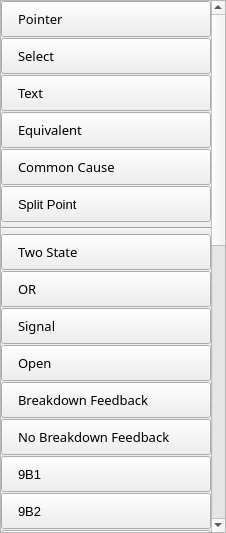
<?xml version="1.0" encoding="UTF-8"?>
<ui version="4.0">
 <class>ToolboxGoMarkov</class>
 <widget class="QWidget" name="ToolboxGoMarkov">
  <property name="geometry">
   <rect>
    <x>0</x>
    <y>0</y>
    <width>226</width>
    <height>533</height>
   </rect>
  </property>
  <property name="windowTitle">
   <string>Form</string>
  </property>
  <layout class="QVBoxLayout" name="verticalLayout">
   <property name="spacing">
    <number>0</number>
   </property>
   <property name="leftMargin">
    <number>0</number>
   </property>
   <property name="topMargin">
    <number>0</number>
   </property>
   <property name="rightMargin">
    <number>0</number>
   </property>
   <property name="bottomMargin">
    <number>0</number>
   </property>
   <item>
    <widget class="QScrollArea" name="scrollArea">
     <property name="widgetResizable">
      <bool>true</bool>
     </property>
     <widget class="QWidget" name="scrollAreaWidgetContents">
      <property name="geometry">
       <rect>
        <x>0</x>
        <y>0</y>
        <width>238</width>
        <height>1157</height>
       </rect>
      </property>
      <layout class="QVBoxLayout" name="verticalLayout_2">
       <property name="spacing">
        <number>1</number>
       </property>
       <property name="leftMargin">
        <number>0</number>
       </property>
       <property name="topMargin">
        <number>0</number>
       </property>
       <property name="rightMargin">
        <number>0</number>
       </property>
       <property name="bottomMargin">
        <number>0</number>
       </property>
       <item>
        <widget class="QPushButton" name="buttonPointer">
         <property name="sizePolicy">
          <sizepolicy hsizetype="Minimum" vsizetype="Expanding">
           <horstretch>0</horstretch>
           <verstretch>0</verstretch>
          </sizepolicy>
         </property>
         <property name="minimumSize">
          <size>
           <width>0</width>
           <height>36</height>
          </size>
         </property>
         <property name="font">
          <font>
           <family>微软雅黑</family>
           <pointsize>10</pointsize>
           <weight>50</weight>
           <bold>false</bold>
           <stylestrategy>PreferAntialias</stylestrategy>
          </font>
         </property>
         <property name="toolTip">
          <string/>
         </property>
         <property name="styleSheet">
          <string notr="true">text-align: left;
padding-left: 16px;
background-color: linear-gradient(rgb(234, 234, 234), rgb(218, 218, 218));
border-color: rgb(204, 204, 204) rgb(204, 204, 204) rgb(181, 181, 181);
</string>
         </property>
         <property name="text">
          <string>Pointer</string>
         </property>
         <property name="icon">
          <iconset resource="../resource.qrc">
           <normaloff>:/icon/resource/image/tool_pointer.png</normaloff>:/icon/resource/image/tool_pointer.png</iconset>
         </property>
         <property name="iconSize">
          <size>
           <width>24</width>
           <height>24</height>
          </size>
         </property>
         <property name="flat">
          <bool>false</bool>
         </property>
        </widget>
       </item>
       <item>
        <widget class="QPushButton" name="buttonSelect">
         <property name="sizePolicy">
          <sizepolicy hsizetype="Minimum" vsizetype="Expanding">
           <horstretch>0</horstretch>
           <verstretch>0</verstretch>
          </sizepolicy>
         </property>
         <property name="minimumSize">
          <size>
           <width>0</width>
           <height>36</height>
          </size>
         </property>
         <property name="font">
          <font>
           <family>微软雅黑</family>
           <pointsize>10</pointsize>
           <weight>50</weight>
           <bold>false</bold>
           <stylestrategy>PreferAntialias</stylestrategy>
          </font>
         </property>
         <property name="toolTip">
          <string/>
         </property>
         <property name="styleSheet">
          <string notr="true">text-align: left;
padding-left: 16px;
background-color: linear-gradient(rgb(234, 234, 234), rgb(218, 218, 218));
border-color: rgb(204, 204, 204) rgb(204, 204, 204) rgb(181, 181, 181);
</string>
         </property>
         <property name="text">
          <string>Select</string>
         </property>
         <property name="icon">
          <iconset resource="../resource.qrc">
           <normaloff>:/icon/resource/image/tool_select.png</normaloff>:/icon/resource/image/tool_select.png</iconset>
         </property>
         <property name="iconSize">
          <size>
           <width>24</width>
           <height>24</height>
          </size>
         </property>
         <property name="flat">
          <bool>false</bool>
         </property>
        </widget>
       </item>
       <item>
        <widget class="QPushButton" name="buttonText">
         <property name="sizePolicy">
          <sizepolicy hsizetype="Minimum" vsizetype="Expanding">
           <horstretch>0</horstretch>
           <verstretch>0</verstretch>
          </sizepolicy>
         </property>
         <property name="minimumSize">
          <size>
           <width>0</width>
           <height>36</height>
          </size>
         </property>
         <property name="font">
          <font>
           <family>微软雅黑</family>
           <pointsize>10</pointsize>
           <weight>50</weight>
           <bold>false</bold>
           <stylestrategy>PreferAntialias</stylestrategy>
          </font>
         </property>
         <property name="toolTip">
          <string/>
         </property>
         <property name="styleSheet">
          <string notr="true">text-align: left;
padding-left: 16px;
background-color: linear-gradient(rgb(234, 234, 234), rgb(218, 218, 218));
border-color: rgb(204, 204, 204) rgb(204, 204, 204) rgb(181, 181, 181);
</string>
         </property>
         <property name="text">
          <string>Text</string>
         </property>
         <property name="icon">
          <iconset resource="../resource.qrc">
           <normaloff>:/icon/resource/image/tool_text.png</normaloff>:/icon/resource/image/tool_text.png</iconset>
         </property>
         <property name="iconSize">
          <size>
           <width>24</width>
           <height>24</height>
          </size>
         </property>
         <property name="flat">
          <bool>false</bool>
         </property>
        </widget>
       </item>
       <item>
        <widget class="QPushButton" name="buttonEquivalent">
         <property name="sizePolicy">
          <sizepolicy hsizetype="Minimum" vsizetype="Expanding">
           <horstretch>0</horstretch>
           <verstretch>0</verstretch>
          </sizepolicy>
         </property>
         <property name="minimumSize">
          <size>
           <width>0</width>
           <height>36</height>
          </size>
         </property>
         <property name="font">
          <font>
           <family>微软雅黑</family>
           <pointsize>10</pointsize>
          </font>
         </property>
         <property name="styleSheet">
          <string notr="true">text-align: left;
padding-left: 16px;
background-color: linear-gradient(rgb(234, 234, 234), rgb(218, 218, 218));
border-color: rgb(204, 204, 204) rgb(204, 204, 204) rgb(181, 181, 181);
</string>
         </property>
         <property name="text">
          <string>Equivalent</string>
         </property>
         <property name="icon">
          <iconset resource="../resource.qrc">
           <normaloff>:/icon/resource/image/tool_equivalent.png</normaloff>:/icon/resource/image/tool_equivalent.png</iconset>
         </property>
         <property name="iconSize">
          <size>
           <width>24</width>
           <height>24</height>
          </size>
         </property>
        </widget>
       </item>
       <item>
        <widget class="QPushButton" name="buttonCommonCause">
         <property name="sizePolicy">
          <sizepolicy hsizetype="Minimum" vsizetype="Expanding">
           <horstretch>0</horstretch>
           <verstretch>0</verstretch>
          </sizepolicy>
         </property>
         <property name="minimumSize">
          <size>
           <width>0</width>
           <height>36</height>
          </size>
         </property>
         <property name="font">
          <font>
           <family>微软雅黑</family>
           <pointsize>10</pointsize>
          </font>
         </property>
         <property name="styleSheet">
          <string notr="true">text-align: left;
padding-left: 16px;
background-color: linear-gradient(rgb(234, 234, 234), rgb(218, 218, 218));
border-color: rgb(204, 204, 204) rgb(204, 204, 204) rgb(181, 181, 181);
</string>
         </property>
         <property name="text">
          <string>Common Cause</string>
         </property>
         <property name="icon">
          <iconset resource="../resource.qrc">
           <normaloff>:/icon/resource/image/tool_common.png</normaloff>:/icon/resource/image/tool_common.png</iconset>
         </property>
         <property name="iconSize">
          <size>
           <width>24</width>
           <height>24</height>
          </size>
         </property>
        </widget>
       </item>
       <item>
        <widget class="QPushButton" name="buttonOperatorSplit">
         <property name="sizePolicy">
          <sizepolicy hsizetype="Minimum" vsizetype="Expanding">
           <horstretch>0</horstretch>
           <verstretch>0</verstretch>
          </sizepolicy>
         </property>
         <property name="minimumSize">
          <size>
           <width>0</width>
           <height>36</height>
          </size>
         </property>
         <property name="font">
          <font>
           <pointsize>10</pointsize>
          </font>
         </property>
         <property name="styleSheet">
          <string notr="true">text-align: left;
padding-left: 16px;
background-color: linear-gradient(rgb(234, 234, 234), rgb(218, 218, 218));
border-color: rgb(204, 204, 204) rgb(204, 204, 204) rgb(181, 181, 181);
</string>
         </property>
         <property name="text">
          <string>Split Point</string>
         </property>
         <property name="icon">
          <iconset resource="../resource.qrc">
           <normaloff>:/icon/resource/image/tool_split.png</normaloff>:/icon/resource/image/tool_split.png</iconset>
         </property>
         <property name="iconSize">
          <size>
           <width>24</width>
           <height>24</height>
          </size>
         </property>
        </widget>
       </item>
       <item>
        <widget class="Line" name="line">
         <property name="minimumSize">
          <size>
           <width>0</width>
           <height>10</height>
          </size>
         </property>
         <property name="orientation">
          <enum>Qt::Horizontal</enum>
         </property>
        </widget>
       </item>
       <item>
        <widget class="QPushButton" name="buttonOperator1">
         <property name="sizePolicy">
          <sizepolicy hsizetype="Minimum" vsizetype="Expanding">
           <horstretch>0</horstretch>
           <verstretch>0</verstretch>
          </sizepolicy>
         </property>
         <property name="minimumSize">
          <size>
           <width>0</width>
           <height>36</height>
          </size>
         </property>
         <property name="font">
          <font>
           <family>微软雅黑</family>
           <pointsize>10</pointsize>
           <weight>50</weight>
           <bold>false</bold>
           <stylestrategy>PreferAntialias</stylestrategy>
          </font>
         </property>
         <property name="toolTip">
          <string/>
         </property>
         <property name="styleSheet">
          <string notr="true">text-align: left;
padding-left: 16px;
background-color: linear-gradient(rgb(234, 234, 234), rgb(218, 218, 218));
border-color: rgb(204, 204, 204) rgb(204, 204, 204) rgb(181, 181, 181);
</string>
         </property>
         <property name="text">
          <string>Two State</string>
         </property>
         <property name="icon">
          <iconset resource="../resource.qrc">
           <normaloff>:/icon/resource/image/tool_op1.png</normaloff>:/icon/resource/image/tool_op1.png</iconset>
         </property>
         <property name="iconSize">
          <size>
           <width>24</width>
           <height>24</height>
          </size>
         </property>
         <property name="flat">
          <bool>false</bool>
         </property>
        </widget>
       </item>
       <item>
        <widget class="QPushButton" name="buttonOperator2">
         <property name="sizePolicy">
          <sizepolicy hsizetype="Minimum" vsizetype="Expanding">
           <horstretch>0</horstretch>
           <verstretch>0</verstretch>
          </sizepolicy>
         </property>
         <property name="minimumSize">
          <size>
           <width>0</width>
           <height>36</height>
          </size>
         </property>
         <property name="font">
          <font>
           <family>微软雅黑</family>
           <pointsize>10</pointsize>
           <weight>50</weight>
           <bold>false</bold>
           <stylestrategy>PreferAntialias</stylestrategy>
          </font>
         </property>
         <property name="toolTip">
          <string/>
         </property>
         <property name="styleSheet">
          <string notr="true">text-align: left;
padding-left: 16px;
background-color: linear-gradient(rgb(234, 234, 234), rgb(218, 218, 218));
border-color: rgb(204, 204, 204) rgb(204, 204, 204) rgb(181, 181, 181);
</string>
         </property>
         <property name="text">
          <string>OR</string>
         </property>
         <property name="icon">
          <iconset resource="../resource.qrc">
           <normaloff>:/icon/resource/image/tool_op2.png</normaloff>:/icon/resource/image/tool_op2.png</iconset>
         </property>
         <property name="iconSize">
          <size>
           <width>24</width>
           <height>24</height>
          </size>
         </property>
         <property name="flat">
          <bool>false</bool>
         </property>
        </widget>
       </item>
       <item>
        <widget class="QPushButton" name="buttonOperator5">
         <property name="sizePolicy">
          <sizepolicy hsizetype="Minimum" vsizetype="Expanding">
           <horstretch>0</horstretch>
           <verstretch>0</verstretch>
          </sizepolicy>
         </property>
         <property name="minimumSize">
          <size>
           <width>0</width>
           <height>36</height>
          </size>
         </property>
         <property name="font">
          <font>
           <family>微软雅黑</family>
           <pointsize>10</pointsize>
           <weight>50</weight>
           <bold>false</bold>
           <stylestrategy>PreferAntialias</stylestrategy>
          </font>
         </property>
         <property name="toolTip">
          <string/>
         </property>
         <property name="styleSheet">
          <string notr="true">text-align: left;
padding-left: 16px;
background-color: linear-gradient(rgb(234, 234, 234), rgb(218, 218, 218));
border-color: rgb(204, 204, 204) rgb(204, 204, 204) rgb(181, 181, 181);
</string>
         </property>
         <property name="text">
          <string>Signal</string>
         </property>
         <property name="icon">
          <iconset resource="../resource.qrc">
           <normaloff>:/icon/resource/image/tool_op5.png</normaloff>:/icon/resource/image/tool_op5.png</iconset>
         </property>
         <property name="iconSize">
          <size>
           <width>24</width>
           <height>24</height>
          </size>
         </property>
         <property name="flat">
          <bool>false</bool>
         </property>
        </widget>
       </item>
       <item>
        <widget class="QPushButton" name="buttonOperator6">
         <property name="sizePolicy">
          <sizepolicy hsizetype="Minimum" vsizetype="Expanding">
           <horstretch>0</horstretch>
           <verstretch>0</verstretch>
          </sizepolicy>
         </property>
         <property name="minimumSize">
          <size>
           <width>0</width>
           <height>36</height>
          </size>
         </property>
         <property name="font">
          <font>
           <family>微软雅黑</family>
           <pointsize>10</pointsize>
           <weight>50</weight>
           <bold>false</bold>
           <stylestrategy>PreferAntialias</stylestrategy>
          </font>
         </property>
         <property name="toolTip">
          <string/>
         </property>
         <property name="styleSheet">
          <string notr="true">text-align: left;
padding-left: 16px;
background-color: linear-gradient(rgb(234, 234, 234), rgb(218, 218, 218));
border-color: rgb(204, 204, 204) rgb(204, 204, 204) rgb(181, 181, 181);
</string>
         </property>
         <property name="text">
          <string>Open</string>
         </property>
         <property name="icon">
          <iconset resource="../resource.qrc">
           <normaloff>:/icon/resource/image/tool_op6.png</normaloff>:/icon/resource/image/tool_op6.png</iconset>
         </property>
         <property name="iconSize">
          <size>
           <width>24</width>
           <height>24</height>
          </size>
         </property>
         <property name="flat">
          <bool>false</bool>
         </property>
        </widget>
       </item>
       <item>
        <widget class="QPushButton" name="buttonOperator9A1">
         <property name="sizePolicy">
          <sizepolicy hsizetype="Minimum" vsizetype="Expanding">
           <horstretch>0</horstretch>
           <verstretch>0</verstretch>
          </sizepolicy>
         </property>
         <property name="minimumSize">
          <size>
           <width>0</width>
           <height>36</height>
          </size>
         </property>
         <property name="font">
          <font>
           <family>微软雅黑</family>
           <pointsize>10</pointsize>
           <weight>50</weight>
           <bold>false</bold>
           <stylestrategy>PreferAntialias</stylestrategy>
          </font>
         </property>
         <property name="styleSheet">
          <string notr="true">text-align: left;
padding-left: 16px;
background-color: linear-gradient(rgb(234, 234, 234), rgb(218, 218, 218));
border-color: rgb(204, 204, 204) rgb(204, 204, 204) rgb(181, 181, 181);
</string>
         </property>
         <property name="text">
          <string>Breakdown Feedback</string>
         </property>
         <property name="icon">
          <iconset resource="../resource.qrc">
           <normaloff>:/icon/resource/image/tool_op9A1.png</normaloff>:/icon/resource/image/tool_op9A1.png</iconset>
         </property>
         <property name="iconSize">
          <size>
           <width>24</width>
           <height>24</height>
          </size>
         </property>
        </widget>
       </item>
       <item>
        <widget class="QPushButton" name="buttonOperator9A2">
         <property name="sizePolicy">
          <sizepolicy hsizetype="Minimum" vsizetype="Expanding">
           <horstretch>0</horstretch>
           <verstretch>0</verstretch>
          </sizepolicy>
         </property>
         <property name="minimumSize">
          <size>
           <width>0</width>
           <height>36</height>
          </size>
         </property>
         <property name="font">
          <font>
           <family>微软雅黑</family>
           <pointsize>10</pointsize>
           <weight>50</weight>
           <bold>false</bold>
           <stylestrategy>PreferAntialias</stylestrategy>
          </font>
         </property>
         <property name="styleSheet">
          <string notr="true">text-align: left;
padding-left: 16px;
background-color: linear-gradient(rgb(234, 234, 234), rgb(218, 218, 218));
border-color: rgb(204, 204, 204) rgb(204, 204, 204) rgb(181, 181, 181);
</string>
         </property>
         <property name="text">
          <string>No Breakdown Feedback</string>
         </property>
         <property name="icon">
          <iconset resource="../resource.qrc">
           <normaloff>:/icon/resource/image/tool_op9A2.png</normaloff>:/icon/resource/image/tool_op9A2.png</iconset>
         </property>
         <property name="iconSize">
          <size>
           <width>24</width>
           <height>24</height>
          </size>
         </property>
        </widget>
       </item>
       <item>
        <widget class="QPushButton" name="buttonOperator9B1">
         <property name="sizePolicy">
          <sizepolicy hsizetype="Minimum" vsizetype="Expanding">
           <horstretch>0</horstretch>
           <verstretch>0</verstretch>
          </sizepolicy>
         </property>
         <property name="minimumSize">
          <size>
           <width>0</width>
           <height>36</height>
          </size>
         </property>
         <property name="font">
          <font>
           <pointsize>10</pointsize>
          </font>
         </property>
         <property name="styleSheet">
          <string notr="true">text-align: left;
padding-left: 16px;
background-color: linear-gradient(rgb(234, 234, 234), rgb(218, 218, 218));
border-color: rgb(204, 204, 204) rgb(204, 204, 204) rgb(181, 181, 181);
</string>
         </property>
         <property name="text">
          <string>9B1</string>
         </property>
         <property name="icon">
          <iconset resource="../resource.qrc">
           <normaloff>:/icon/resource/image/tool_op9B1.png</normaloff>:/icon/resource/image/tool_op9B1.png</iconset>
         </property>
         <property name="iconSize">
          <size>
           <width>24</width>
           <height>24</height>
          </size>
         </property>
        </widget>
       </item>
       <item>
        <widget class="QPushButton" name="buttonOperator9B2">
         <property name="sizePolicy">
          <sizepolicy hsizetype="Minimum" vsizetype="Expanding">
           <horstretch>0</horstretch>
           <verstretch>0</verstretch>
          </sizepolicy>
         </property>
         <property name="minimumSize">
          <size>
           <width>0</width>
           <height>36</height>
          </size>
         </property>
         <property name="font">
          <font>
           <pointsize>10</pointsize>
          </font>
         </property>
         <property name="styleSheet">
          <string notr="true">text-align: left;
padding-left: 16px;
background-color: linear-gradient(rgb(234, 234, 234), rgb(218, 218, 218));
border-color: rgb(204, 204, 204) rgb(204, 204, 204) rgb(181, 181, 181);
</string>
         </property>
         <property name="text">
          <string>9B2</string>
         </property>
         <property name="icon">
          <iconset resource="../resource.qrc">
           <normaloff>:/icon/resource/image/tool_op9B2.png</normaloff>:/icon/resource/image/tool_op9B2.png</iconset>
         </property>
         <property name="iconSize">
          <size>
           <width>24</width>
           <height>24</height>
          </size>
         </property>
        </widget>
       </item>
       <item>
        <widget class="QPushButton" name="buttonOperator10">
         <property name="sizePolicy">
          <sizepolicy hsizetype="Minimum" vsizetype="Expanding">
           <horstretch>0</horstretch>
           <verstretch>0</verstretch>
          </sizepolicy>
         </property>
         <property name="minimumSize">
          <size>
           <width>0</width>
           <height>36</height>
          </size>
         </property>
         <property name="font">
          <font>
           <family>微软雅黑</family>
           <pointsize>10</pointsize>
           <weight>50</weight>
           <bold>false</bold>
           <stylestrategy>PreferAntialias</stylestrategy>
          </font>
         </property>
         <property name="toolTip">
          <string/>
         </property>
         <property name="styleSheet">
          <string notr="true">text-align: left;
padding-left: 16px;
background-color: linear-gradient(rgb(234, 234, 234), rgb(218, 218, 218));
border-color: rgb(204, 204, 204) rgb(204, 204, 204) rgb(181, 181, 181);
</string>
         </property>
         <property name="text">
          <string>AND</string>
         </property>
         <property name="icon">
          <iconset resource="../resource.qrc">
           <normaloff>:/icon/resource/image/tool_op10.png</normaloff>:/icon/resource/image/tool_op10.png</iconset>
         </property>
         <property name="iconSize">
          <size>
           <width>24</width>
           <height>24</height>
          </size>
         </property>
         <property name="flat">
          <bool>false</bool>
         </property>
        </widget>
       </item>
       <item>
        <widget class="QPushButton" name="buttonOperator11A">
         <property name="sizePolicy">
          <sizepolicy hsizetype="Minimum" vsizetype="Expanding">
           <horstretch>0</horstretch>
           <verstretch>0</verstretch>
          </sizepolicy>
         </property>
         <property name="minimumSize">
          <size>
           <width>0</width>
           <height>36</height>
          </size>
         </property>
         <property name="font">
          <font>
           <pointsize>10</pointsize>
          </font>
         </property>
         <property name="styleSheet">
          <string notr="true">text-align: left;
padding-left: 16px;
background-color: linear-gradient(rgb(234, 234, 234), rgb(218, 218, 218));
border-color: rgb(204, 204, 204) rgb(204, 204, 204) rgb(181, 181, 181);
</string>
         </property>
         <property name="text">
          <string>M Take K</string>
         </property>
         <property name="icon">
          <iconset resource="../resource.qrc">
           <normaloff>:/icon/resource/image/tool_op11A.png</normaloff>:/icon/resource/image/tool_op11A.png</iconset>
         </property>
         <property name="iconSize">
          <size>
           <width>24</width>
           <height>24</height>
          </size>
         </property>
        </widget>
       </item>
       <item>
        <widget class="QPushButton" name="buttonOperator12A">
         <property name="sizePolicy">
          <sizepolicy hsizetype="Minimum" vsizetype="Expanding">
           <horstretch>0</horstretch>
           <verstretch>0</verstretch>
          </sizepolicy>
         </property>
         <property name="minimumSize">
          <size>
           <width>0</width>
           <height>36</height>
          </size>
         </property>
         <property name="font">
          <font>
           <family>微软雅黑</family>
           <pointsize>10</pointsize>
          </font>
         </property>
         <property name="styleSheet">
          <string notr="true">text-align: left;
padding-left: 16px;
background-color: linear-gradient(rgb(234, 234, 234), rgb(218, 218, 218));
border-color: rgb(204, 204, 204) rgb(204, 204, 204) rgb(181, 181, 181);
</string>
         </property>
         <property name="text">
          <string>State Separation</string>
         </property>
         <property name="icon">
          <iconset resource="../resource.qrc">
           <normaloff>:/icon/resource/image/tool_op12A.png</normaloff>:/icon/resource/image/tool_op12A.png</iconset>
         </property>
         <property name="iconSize">
          <size>
           <width>24</width>
           <height>24</height>
          </size>
         </property>
        </widget>
       </item>
       <item>
        <widget class="QPushButton" name="buttonOperator13A">
         <property name="sizePolicy">
          <sizepolicy hsizetype="Minimum" vsizetype="Expanding">
           <horstretch>0</horstretch>
           <verstretch>0</verstretch>
          </sizepolicy>
         </property>
         <property name="minimumSize">
          <size>
           <width>0</width>
           <height>36</height>
          </size>
         </property>
         <property name="font">
          <font>
           <family>微软雅黑</family>
           <pointsize>10</pointsize>
           <weight>50</weight>
           <bold>false</bold>
           <stylestrategy>PreferAntialias</stylestrategy>
          </font>
         </property>
         <property name="styleSheet">
          <string notr="true">text-align: left;
padding-left: 16px;
background-color: linear-gradient(rgb(234, 234, 234), rgb(218, 218, 218));
border-color: rgb(204, 204, 204) rgb(204, 204, 204) rgb(181, 181, 181);
</string>
         </property>
         <property name="text">
          <string>Multiplex Input and Output (×)</string>
         </property>
         <property name="icon">
          <iconset resource="../resource.qrc">
           <normaloff>:/icon/resource/image/tool_op13A.png</normaloff>:/icon/resource/image/tool_op13A.png</iconset>
         </property>
         <property name="iconSize">
          <size>
           <width>24</width>
           <height>24</height>
          </size>
         </property>
        </widget>
       </item>
       <item>
        <widget class="QPushButton" name="buttonOperator13B">
         <property name="sizePolicy">
          <sizepolicy hsizetype="Minimum" vsizetype="Expanding">
           <horstretch>0</horstretch>
           <verstretch>0</verstretch>
          </sizepolicy>
         </property>
         <property name="minimumSize">
          <size>
           <width>0</width>
           <height>36</height>
          </size>
         </property>
         <property name="font">
          <font>
           <family>微软雅黑</family>
           <pointsize>10</pointsize>
           <weight>50</weight>
           <bold>false</bold>
           <stylestrategy>PreferAntialias</stylestrategy>
          </font>
         </property>
         <property name="styleSheet">
          <string notr="true">text-align: left;
padding-left: 16px;
background-color: linear-gradient(rgb(234, 234, 234), rgb(218, 218, 218));
border-color: rgb(204, 204, 204) rgb(204, 204, 204) rgb(181, 181, 181);
</string>
         </property>
         <property name="text">
          <string>Multiplex Input and Output (+)</string>
         </property>
         <property name="icon">
          <iconset resource="../resource.qrc">
           <normaloff>:/icon/resource/image/tool_op13B.png</normaloff>:/icon/resource/image/tool_op13B.png</iconset>
         </property>
         <property name="iconSize">
          <size>
           <width>24</width>
           <height>24</height>
          </size>
         </property>
        </widget>
       </item>
       <item>
        <widget class="QPushButton" name="buttonOperator15A">
         <property name="sizePolicy">
          <sizepolicy hsizetype="Minimum" vsizetype="Expanding">
           <horstretch>0</horstretch>
           <verstretch>0</verstretch>
          </sizepolicy>
         </property>
         <property name="minimumSize">
          <size>
           <width>0</width>
           <height>36</height>
          </size>
         </property>
         <property name="font">
          <font>
           <family>微软雅黑</family>
           <pointsize>10</pointsize>
           <weight>50</weight>
           <bold>false</bold>
           <stylestrategy>PreferAntialias</stylestrategy>
          </font>
         </property>
         <property name="styleSheet">
          <string notr="true">text-align: left;
padding-left: 16px;
background-color: linear-gradient(rgb(234, 234, 234), rgb(218, 218, 218));
border-color: rgb(204, 204, 204) rgb(204, 204, 204) rgb(181, 181, 181);
</string>
         </property>
         <property name="text">
          <string>Corresponding Gate</string>
         </property>
         <property name="icon">
          <iconset resource="../resource.qrc">
           <normaloff>:/icon/resource/image/tool_op15A.png</normaloff>:/icon/resource/image/tool_op15A.png</iconset>
         </property>
         <property name="iconSize">
          <size>
           <width>24</width>
           <height>24</height>
          </size>
         </property>
        </widget>
       </item>
       <item>
        <widget class="QPushButton" name="buttonOperator15B">
         <property name="sizePolicy">
          <sizepolicy hsizetype="Minimum" vsizetype="Expanding">
           <horstretch>0</horstretch>
           <verstretch>0</verstretch>
          </sizepolicy>
         </property>
         <property name="minimumSize">
          <size>
           <width>0</width>
           <height>36</height>
          </size>
         </property>
         <property name="font">
          <font>
           <family>微软雅黑</family>
           <pointsize>10</pointsize>
          </font>
         </property>
         <property name="styleSheet">
          <string notr="true">text-align: left;
padding-left: 16px;
background-color: linear-gradient(rgb(234, 234, 234), rgb(218, 218, 218));
border-color: rgb(204, 204, 204) rgb(204, 204, 204) rgb(181, 181, 181);
</string>
         </property>
         <property name="text">
          <string>Parallel Computing</string>
         </property>
         <property name="icon">
          <iconset resource="../resource.qrc">
           <normaloff>:/icon/resource/image/tool_op15B.png</normaloff>:/icon/resource/image/tool_op15B.png</iconset>
         </property>
         <property name="iconSize">
          <size>
           <width>24</width>
           <height>24</height>
          </size>
         </property>
        </widget>
       </item>
       <item>
        <widget class="QPushButton" name="buttonOperator16">
         <property name="sizePolicy">
          <sizepolicy hsizetype="Minimum" vsizetype="Expanding">
           <horstretch>0</horstretch>
           <verstretch>0</verstretch>
          </sizepolicy>
         </property>
         <property name="minimumSize">
          <size>
           <width>0</width>
           <height>36</height>
          </size>
         </property>
         <property name="font">
          <font>
           <family>微软雅黑</family>
           <pointsize>10</pointsize>
          </font>
         </property>
         <property name="styleSheet">
          <string notr="true">text-align: left;
padding-left: 16px;
background-color: linear-gradient(rgb(234, 234, 234), rgb(218, 218, 218));
border-color: rgb(204, 204, 204) rgb(204, 204, 204) rgb(181, 181, 181);
</string>
         </property>
         <property name="text">
          <string>Restore Open</string>
         </property>
         <property name="icon">
          <iconset resource="../resource.qrc">
           <normaloff>:/icon/resource/image/tool_op16.png</normaloff>:/icon/resource/image/tool_op16.png</iconset>
         </property>
         <property name="iconSize">
          <size>
           <width>24</width>
           <height>24</height>
          </size>
         </property>
        </widget>
       </item>
       <item>
        <widget class="QPushButton" name="buttonOperator17">
         <property name="sizePolicy">
          <sizepolicy hsizetype="Minimum" vsizetype="Expanding">
           <horstretch>0</horstretch>
           <verstretch>0</verstretch>
          </sizepolicy>
         </property>
         <property name="minimumSize">
          <size>
           <width>0</width>
           <height>36</height>
          </size>
         </property>
         <property name="font">
          <font>
           <family>微软雅黑</family>
           <pointsize>10</pointsize>
          </font>
         </property>
         <property name="styleSheet">
          <string notr="true">text-align: left;
padding-left: 16px;
background-color: linear-gradient(rgb(234, 234, 234), rgb(218, 218, 218));
border-color: rgb(204, 204, 204) rgb(204, 204, 204) rgb(181, 181, 181);
</string>
         </property>
         <property name="text">
          <string>Restore Close</string>
         </property>
         <property name="icon">
          <iconset resource="../resource.qrc">
           <normaloff>:/icon/resource/image/tool_op17.png</normaloff>:/icon/resource/image/tool_op17.png</iconset>
         </property>
         <property name="iconSize">
          <size>
           <width>24</width>
           <height>24</height>
          </size>
         </property>
        </widget>
       </item>
       <item>
        <widget class="QPushButton" name="buttonOperator18">
         <property name="sizePolicy">
          <sizepolicy hsizetype="Minimum" vsizetype="Expanding">
           <horstretch>0</horstretch>
           <verstretch>0</verstretch>
          </sizepolicy>
         </property>
         <property name="minimumSize">
          <size>
           <width>0</width>
           <height>36</height>
          </size>
         </property>
         <property name="font">
          <font>
           <family>微软雅黑</family>
           <pointsize>10</pointsize>
          </font>
         </property>
         <property name="styleSheet">
          <string notr="true">text-align: left;
padding-left: 16px;
background-color: linear-gradient(rgb(234, 234, 234), rgb(218, 218, 218));
border-color: rgb(204, 204, 204) rgb(204, 204, 204) rgb(181, 181, 181);
</string>
         </property>
         <property name="text">
          <string>Backup Gate</string>
         </property>
         <property name="icon">
          <iconset resource="../resource.qrc">
           <normaloff>:/icon/resource/image/tool_op18.png</normaloff>:/icon/resource/image/tool_op18.png</iconset>
         </property>
         <property name="iconSize">
          <size>
           <width>24</width>
           <height>24</height>
          </size>
         </property>
        </widget>
       </item>
       <item>
        <widget class="QPushButton" name="buttonOperator18A">
         <property name="sizePolicy">
          <sizepolicy hsizetype="Minimum" vsizetype="Expanding">
           <horstretch>0</horstretch>
           <verstretch>0</verstretch>
          </sizepolicy>
         </property>
         <property name="minimumSize">
          <size>
           <width>0</width>
           <height>36</height>
          </size>
         </property>
         <property name="font">
          <font>
           <family>微软雅黑</family>
           <pointsize>10</pointsize>
          </font>
         </property>
         <property name="styleSheet">
          <string notr="true">text-align: left;
padding-left: 16px;
background-color: linear-gradient(rgb(234, 234, 234), rgb(218, 218, 218));
border-color: rgb(204, 204, 204) rgb(204, 204, 204) rgb(181, 181, 181);
</string>
         </property>
         <property name="text">
          <string>Backup Gate</string>
         </property>
         <property name="icon">
          <iconset resource="../resource.qrc">
           <normaloff>:/icon/resource/image/tool_op18A.png</normaloff>:/icon/resource/image/tool_op18A.png</iconset>
         </property>
         <property name="iconSize">
          <size>
           <width>24</width>
           <height>24</height>
          </size>
         </property>
        </widget>
       </item>
       <item>
        <widget class="QPushButton" name="buttonOperator19">
         <property name="sizePolicy">
          <sizepolicy hsizetype="Minimum" vsizetype="Expanding">
           <horstretch>0</horstretch>
           <verstretch>0</verstretch>
          </sizepolicy>
         </property>
         <property name="minimumSize">
          <size>
           <width>0</width>
           <height>36</height>
          </size>
         </property>
         <property name="font">
          <font>
           <family>微软雅黑</family>
           <pointsize>10</pointsize>
          </font>
         </property>
         <property name="styleSheet">
          <string notr="true">text-align: left;
padding-left: 16px;
background-color: linear-gradient(rgb(234, 234, 234), rgb(218, 218, 218));
border-color: rgb(204, 204, 204) rgb(204, 204, 204) rgb(181, 181, 181);
</string>
         </property>
         <property name="text">
          <string>Overpressure Protection</string>
         </property>
         <property name="icon">
          <iconset resource="../resource.qrc">
           <normaloff>:/icon/resource/image/tool_op19.png</normaloff>:/icon/resource/image/tool_op19.png</iconset>
         </property>
         <property name="iconSize">
          <size>
           <width>24</width>
           <height>24</height>
          </size>
         </property>
        </widget>
       </item>
       <item>
        <widget class="QPushButton" name="buttonOperator20">
         <property name="sizePolicy">
          <sizepolicy hsizetype="Minimum" vsizetype="Expanding">
           <horstretch>0</horstretch>
           <verstretch>0</verstretch>
          </sizepolicy>
         </property>
         <property name="minimumSize">
          <size>
           <width>0</width>
           <height>36</height>
          </size>
         </property>
         <property name="font">
          <font>
           <family>微软雅黑</family>
           <pointsize>10</pointsize>
          </font>
         </property>
         <property name="styleSheet">
          <string notr="true">text-align: left;
padding-left: 16px;
background-color: linear-gradient(rgb(234, 234, 234), rgb(218, 218, 218));
border-color: rgb(204, 204, 204) rgb(204, 204, 204) rgb(181, 181, 181);
</string>
         </property>
         <property name="text">
          <string>NOT Gate</string>
         </property>
         <property name="icon">
          <iconset resource="../resource.qrc">
           <normaloff>:/icon/resource/image/tool_op20.png</normaloff>:/icon/resource/image/tool_op20.png</iconset>
         </property>
         <property name="iconSize">
          <size>
           <width>24</width>
           <height>24</height>
          </size>
         </property>
        </widget>
       </item>
       <item>
        <widget class="QPushButton" name="buttonOperator21">
         <property name="sizePolicy">
          <sizepolicy hsizetype="Minimum" vsizetype="Expanding">
           <horstretch>0</horstretch>
           <verstretch>0</verstretch>
          </sizepolicy>
         </property>
         <property name="minimumSize">
          <size>
           <width>0</width>
           <height>36</height>
          </size>
         </property>
         <property name="font">
          <font>
           <family>微软雅黑</family>
           <pointsize>10</pointsize>
          </font>
         </property>
         <property name="styleSheet">
          <string notr="true">text-align: left;
padding-left: 16px;
background-color: linear-gradient(rgb(234, 234, 234), rgb(218, 218, 218));
border-color: rgb(204, 204, 204) rgb(204, 204, 204) rgb(181, 181, 181);
</string>
         </property>
         <property name="text">
          <string>Overall Feedback</string>
         </property>
         <property name="icon">
          <iconset resource="../resource.qrc">
           <normaloff>:/icon/resource/image/tool_op21.png</normaloff>:/icon/resource/image/tool_op21.png</iconset>
         </property>
         <property name="iconSize">
          <size>
           <width>24</width>
           <height>24</height>
          </size>
         </property>
        </widget>
       </item>
       <item>
        <widget class="QPushButton" name="buttonOperator22A">
         <property name="sizePolicy">
          <sizepolicy hsizetype="Minimum" vsizetype="Expanding">
           <horstretch>0</horstretch>
           <verstretch>0</verstretch>
          </sizepolicy>
         </property>
         <property name="minimumSize">
          <size>
           <width>0</width>
           <height>36</height>
          </size>
         </property>
         <property name="font">
          <font>
           <family>微软雅黑</family>
           <pointsize>10</pointsize>
          </font>
         </property>
         <property name="styleSheet">
          <string notr="true">text-align: left;
padding-left: 16px;
background-color: linear-gradient(rgb(234, 234, 234), rgb(218, 218, 218));
border-color: rgb(204, 204, 204) rgb(204, 204, 204) rgb(181, 181, 181);
</string>
         </property>
         <property name="text">
          <string>M Bits N Through</string>
         </property>
         <property name="icon">
          <iconset resource="../resource.qrc">
           <normaloff>:/icon/resource/image/tool_op22A.png</normaloff>:/icon/resource/image/tool_op22A.png</iconset>
         </property>
         <property name="iconSize">
          <size>
           <width>24</width>
           <height>24</height>
          </size>
         </property>
        </widget>
       </item>
       <item>
        <widget class="QPushButton" name="buttonOperator22B">
         <property name="sizePolicy">
          <sizepolicy hsizetype="Minimum" vsizetype="Expanding">
           <horstretch>0</horstretch>
           <verstretch>0</verstretch>
          </sizepolicy>
         </property>
         <property name="minimumSize">
          <size>
           <width>0</width>
           <height>36</height>
          </size>
         </property>
         <property name="font">
          <font>
           <family>微软雅黑</family>
           <pointsize>10</pointsize>
          </font>
         </property>
         <property name="styleSheet">
          <string notr="true">text-align: left;
padding-left: 16px;
background-color: linear-gradient(rgb(234, 234, 234), rgb(218, 218, 218));
border-color: rgb(204, 204, 204) rgb(204, 204, 204) rgb(181, 181, 181);
</string>
         </property>
         <property name="text">
          <string>M Bits N Through 2</string>
         </property>
         <property name="icon">
          <iconset resource="../resource.qrc">
           <normaloff>:/icon/resource/image/tool_op22B.png</normaloff>:/icon/resource/image/tool_op22B.png</iconset>
         </property>
         <property name="iconSize">
          <size>
           <width>24</width>
           <height>24</height>
          </size>
         </property>
        </widget>
       </item>
       <item>
        <widget class="QPushButton" name="buttonOperator23">
         <property name="sizePolicy">
          <sizepolicy hsizetype="Minimum" vsizetype="Expanding">
           <horstretch>0</horstretch>
           <verstretch>0</verstretch>
          </sizepolicy>
         </property>
         <property name="minimumSize">
          <size>
           <width>0</width>
           <height>36</height>
          </size>
         </property>
         <property name="font">
          <font>
           <family>微软雅黑</family>
           <pointsize>10</pointsize>
          </font>
         </property>
         <property name="styleSheet">
          <string notr="true">text-align: left;
padding-left: 16px;
background-color: linear-gradient(rgb(234, 234, 234), rgb(218, 218, 218));
border-color: rgb(204, 204, 204) rgb(204, 204, 204) rgb(181, 181, 181);
</string>
         </property>
         <property name="text">
          <string>Combination</string>
         </property>
         <property name="icon">
          <iconset resource="../resource.qrc">
           <normaloff>:/icon/resource/image/tool_op23.png</normaloff>:/icon/resource/image/tool_op23.png</iconset>
         </property>
         <property name="iconSize">
          <size>
           <width>24</width>
           <height>24</height>
          </size>
         </property>
        </widget>
       </item>
      </layout>
     </widget>
    </widget>
   </item>
  </layout>
 </widget>
 <resources>
  <include location="../resource.qrc"/>
 </resources>
 <connections/>
</ui>
